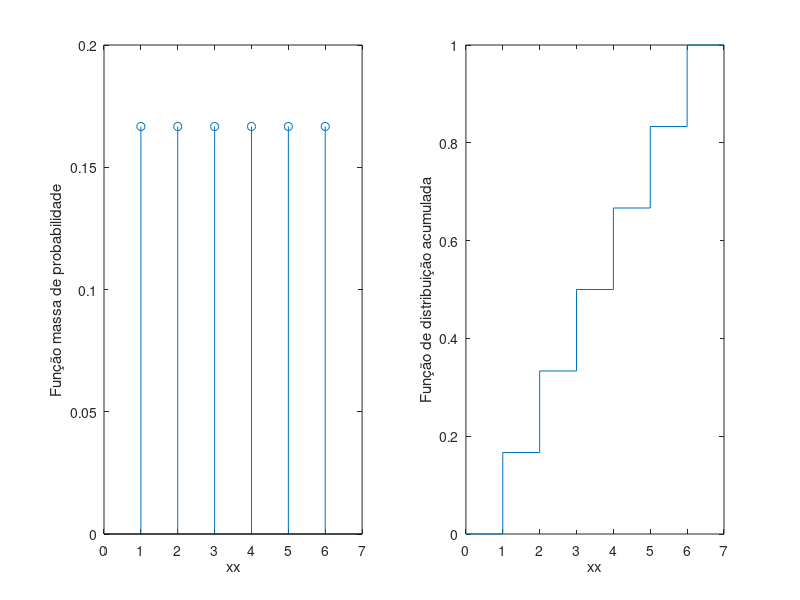

Source code (MATLAB):
%alinea a)

x = 1 : 6;
px = ones(1,6)/6;

subplot(1,2,1) %2 linhas, 1 coluna, 1 janela/posicao de demonstracao dos graficos 
stem(x, px)
xlabel('xx');
xlim([0 7]);
ylabel('Função massa de probabilidade');

%alinea b)

x = 1 : 6;
px = ones(1,6)/6;
fx = cumsum(px);

subplot(1,2,2) 
stairs([0 x 7],[0 fx 1])
xlabel('xx');
xlim([0 7]);
ylabel('Função de distribuição acumulada');